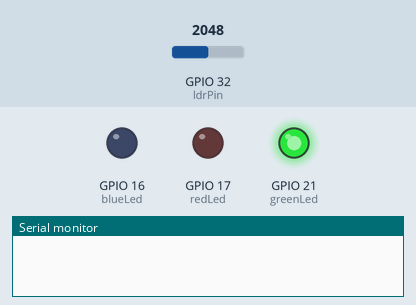
A sketch run on a simulated ESP32. Shown: output pins drawn as LEDs (lit = HIGH), the last lines printed to the serial monitor. Inputs (shaded band) come from the test bench; at power-on: GPIO 32 (ldrPin) = 2048.

Above: at 3.1 s.
At 4.1 s:
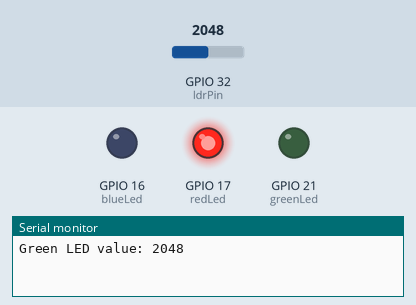
At 5.1 s:
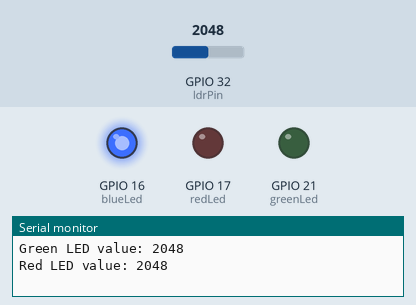
At 5.6 s:
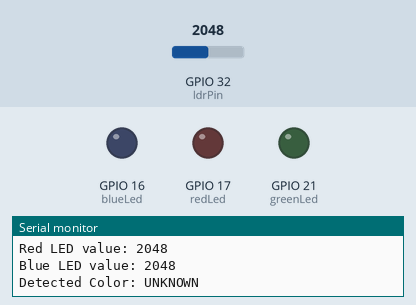
Timing chart, 0 to 7.1 s (numbered marks = the images above):
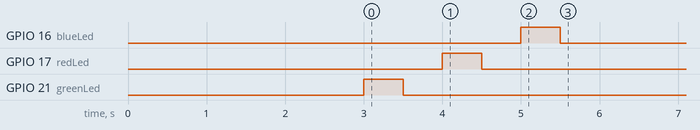

The sketch:

color_checker_code.ino
```cpp
// LED pins
int greenLed = 21;
int redLed   = 17;
int blueLed  = 16;
int ldrPin = 32;
int R, G, B;


struct Color {
  String name;
  int Rmin, Rmax;
  int Gmin, Gmax;
  int Bmin, Bmax;
};

Color colors[] = {
  {"RED",     200,400, 0,10, 0,100},
  {"GREEN",    0,70, 70,150, 100,200},
  {"BLUE",    0,10, 0,100, 300,1000},
  {"ORANGE",  200,400, 15,100, 10,100},
  {"PURPLE",  50,150, 0,50, 200,400},
  {"WHITE",   200,1000, 200,1000, 500,1000},
  {"BLACK",      0, 10,    0, 10,    0, 10}
};

const int numColors = sizeof(colors)/sizeof(colors[0]);

void setup() {
  Serial.begin(115200);
  delay(3000);

  pinMode(greenLed, OUTPUT);
  pinMode(redLed, OUTPUT);
  pinMode(blueLed, OUTPUT);

  digitalWrite(greenLed, LOW);
  digitalWrite(redLed, LOW);
  digitalWrite(blueLed, LOW);

  // -------- GREEN LED --------
  digitalWrite(greenLed, HIGH);
  delay(500);  // wait for stable reading

  int G = analogRead(ldrPin);
  Serial.print("Green LED value: ");
  Serial.println(G);

  digitalWrite(greenLed, LOW);
  delay(500);


  // -------- RED LED --------
  digitalWrite(redLed, HIGH);
  delay(500);

  int R = analogRead(ldrPin);
  Serial.print("Red LED value: ");
  Serial.println(R);

  digitalWrite(redLed, LOW);
  delay(500);


  // -------- BLUE LED --------
  digitalWrite(blueLed, HIGH);
  delay(500);

  int B = analogRead(ldrPin);
  Serial.print("Blue LED value: ");
  Serial.println(B);

  digitalWrite(blueLed, LOW);
  // Compare with dataset

  bool found = false;
  for(int i=0;i<numColors;i++){
    if(R >= colors[i].Rmin && R <= colors[i].Rmax &&
       G >= colors[i].Gmin && G <= colors[i].Gmax &&
       B >= colors[i].Bmin && B <= colors[i].Bmax){
         Serial.print("Detected Color: ");
         Serial.println(colors[i].name);
         found = true;
         break;
    }
  }

  if(!found) Serial.println("Detected Color: UNKNOWN");
}


void loop() {

}
```
